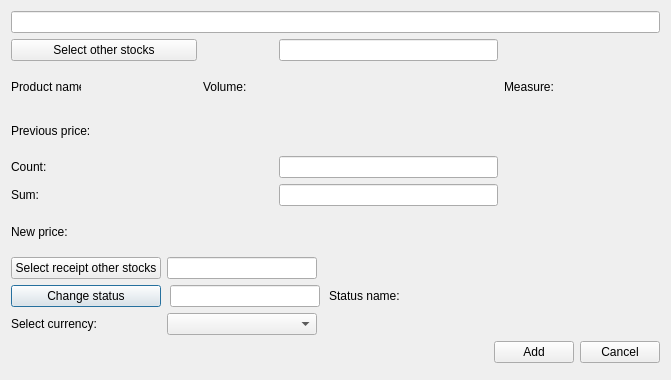
<?xml version="1.0" encoding="UTF-8"?>
<ui version="4.0">
 <class>CreateRcpOthStList</class>
 <widget class="QDialog" name="CreateRcpOthStList">
  <property name="geometry">
   <rect>
    <x>0</x>
    <y>0</y>
    <width>671</width>
    <height>380</height>
   </rect>
  </property>
  <property name="windowTitle">
   <string>Create/Update other stocks in receipt list</string>
  </property>
  <property name="locale">
   <locale language="English" country="UnitedStates"/>
  </property>
  <property name="modal">
   <bool>false</bool>
  </property>
  <layout class="QGridLayout" name="gridLayout">
   <property name="leftMargin">
    <number>11</number>
   </property>
   <property name="topMargin">
    <number>11</number>
   </property>
   <property name="rightMargin">
    <number>11</number>
   </property>
   <property name="bottomMargin">
    <number>17</number>
   </property>
   <item row="7" column="0" colspan="6">
    <widget class="QWidget" name="editSectionWgt" native="true">
     <layout class="QGridLayout" name="gridLayout_3">
      <property name="leftMargin">
       <number>0</number>
      </property>
      <property name="topMargin">
       <number>0</number>
      </property>
      <property name="rightMargin">
       <number>0</number>
      </property>
      <property name="bottomMargin">
       <number>0</number>
      </property>
      <item row="1" column="0" colspan="3">
       <widget class="QWidget" name="statusWidget" native="true">
        <layout class="QHBoxLayout" name="horizontalLayout_3">
         <property name="spacing">
          <number>9</number>
         </property>
         <property name="leftMargin">
          <number>0</number>
         </property>
         <property name="topMargin">
          <number>0</number>
         </property>
         <property name="rightMargin">
          <number>0</number>
         </property>
         <property name="bottomMargin">
          <number>0</number>
         </property>
         <item>
          <widget class="QPushButton" name="statusBtn">
           <property name="sizePolicy">
            <sizepolicy hsizetype="Fixed" vsizetype="Fixed">
             <horstretch>0</horstretch>
             <verstretch>0</verstretch>
            </sizepolicy>
           </property>
           <property name="minimumSize">
            <size>
             <width>150</width>
             <height>0</height>
            </size>
           </property>
           <property name="text">
            <string>Change status</string>
           </property>
          </widget>
         </item>
         <item>
          <widget class="QLineEdit" name="statusEdit">
           <property name="maximumSize">
            <size>
             <width>150</width>
             <height>16777215</height>
            </size>
           </property>
           <property name="readOnly">
            <bool>true</bool>
           </property>
          </widget>
         </item>
         <item>
          <widget class="QLabel" name="statusLb">
           <property name="text">
            <string>Status name:</string>
           </property>
          </widget>
         </item>
         <item>
          <widget class="QLabel" name="statusPh">
           <property name="minimumSize">
            <size>
             <width>120</width>
             <height>0</height>
            </size>
           </property>
           <property name="font">
            <font>
             <family>Times New Roman</family>
             <pointsize>12</pointsize>
             <weight>75</weight>
             <italic>true</italic>
             <bold>true</bold>
            </font>
           </property>
           <property name="text">
            <string/>
           </property>
          </widget>
         </item>
        </layout>
       </widget>
      </item>
      <item row="0" column="2">
       <spacer name="horizontalSpacer_2">
        <property name="orientation">
         <enum>Qt::Horizontal</enum>
        </property>
        <property name="sizeHint" stdset="0">
         <size>
          <width>40</width>
          <height>20</height>
         </size>
        </property>
       </spacer>
      </item>
      <item row="2" column="2">
       <spacer name="horizontalSpacer_4">
        <property name="orientation">
         <enum>Qt::Horizontal</enum>
        </property>
        <property name="sizeHint" stdset="0">
         <size>
          <width>40</width>
          <height>20</height>
         </size>
        </property>
       </spacer>
      </item>
      <item row="0" column="1">
       <widget class="QLineEdit" name="receiptOthStEdit">
        <property name="maximumSize">
         <size>
          <width>150</width>
          <height>16777215</height>
         </size>
        </property>
        <property name="text">
         <string/>
        </property>
        <property name="readOnly">
         <bool>true</bool>
        </property>
       </widget>
      </item>
      <item row="2" column="1">
       <widget class="QComboBox" name="currencyCmb">
        <property name="maximumSize">
         <size>
          <width>150</width>
          <height>16777215</height>
         </size>
        </property>
       </widget>
      </item>
      <item row="0" column="0">
       <widget class="QPushButton" name="receiptOthStBtn">
        <property name="minimumSize">
         <size>
          <width>150</width>
          <height>0</height>
         </size>
        </property>
        <property name="maximumSize">
         <size>
          <width>150</width>
          <height>16777215</height>
         </size>
        </property>
        <property name="text">
         <string>Select receipt other stocks</string>
        </property>
       </widget>
      </item>
      <item row="2" column="0">
       <widget class="QLabel" name="currencyLb">
        <property name="text">
         <string>Select currency:</string>
        </property>
       </widget>
      </item>
     </layout>
    </widget>
   </item>
   <item row="2" column="4">
    <widget class="QLabel" name="measureLb">
     <property name="text">
      <string>Measure:</string>
     </property>
    </widget>
   </item>
   <item row="1" column="3">
    <widget class="QLineEdit" name="productEdit">
     <property name="readOnly">
      <bool>true</bool>
     </property>
    </widget>
   </item>
   <item row="2" column="2">
    <widget class="QLabel" name="volumeLb">
     <property name="minimumSize">
      <size>
       <width>70</width>
       <height>0</height>
      </size>
     </property>
     <property name="maximumSize">
      <size>
       <width>70</width>
       <height>16777215</height>
      </size>
     </property>
     <property name="text">
      <string>Volume:</string>
     </property>
    </widget>
   </item>
   <item row="8" column="0" colspan="6">
    <layout class="QHBoxLayout" name="horizontalLayout">
     <item>
      <spacer name="horizontalSpacer">
       <property name="orientation">
        <enum>Qt::Horizontal</enum>
       </property>
       <property name="sizeHint" stdset="0">
        <size>
         <width>40</width>
         <height>20</height>
        </size>
       </property>
      </spacer>
     </item>
     <item>
      <widget class="QPushButton" name="addBtn">
       <property name="text">
        <string>Add</string>
       </property>
      </widget>
     </item>
     <item>
      <widget class="QPushButton" name="cancelBtn">
       <property name="text">
        <string>Cancel</string>
       </property>
      </widget>
     </item>
    </layout>
   </item>
   <item row="6" column="0">
    <widget class="QLabel" name="label_3">
     <property name="text">
      <string>New price:</string>
     </property>
    </widget>
   </item>
   <item row="6" column="1">
    <widget class="QLabel" name="newPriceLb">
     <property name="font">
      <font>
       <family>Tahoma</family>
       <pointsize>10</pointsize>
       <weight>75</weight>
       <italic>true</italic>
       <bold>true</bold>
      </font>
     </property>
     <property name="text">
      <string/>
     </property>
    </widget>
   </item>
   <item row="2" column="0">
    <widget class="QLabel" name="prodNameLb">
     <property name="minimumSize">
      <size>
       <width>70</width>
       <height>0</height>
      </size>
     </property>
     <property name="maximumSize">
      <size>
       <width>70</width>
       <height>16777215</height>
      </size>
     </property>
     <property name="text">
      <string>Product name:</string>
     </property>
    </widget>
   </item>
   <item row="4" column="0" colspan="2">
    <widget class="QLabel" name="countLb">
     <property name="minimumSize">
      <size>
       <width>150</width>
       <height>0</height>
      </size>
     </property>
     <property name="text">
      <string>Count:</string>
     </property>
    </widget>
   </item>
   <item row="1" column="0" colspan="2">
    <widget class="QPushButton" name="otherStocksBtn">
     <property name="text">
      <string>Select other stocks</string>
     </property>
    </widget>
   </item>
   <item row="3" column="0">
    <widget class="QLabel" name="label">
     <property name="text">
      <string>Previous price:</string>
     </property>
    </widget>
   </item>
   <item row="3" column="1">
    <widget class="QLabel" name="oldPriceLb">
     <property name="font">
      <font>
       <family>Tahoma</family>
       <pointsize>10</pointsize>
       <weight>75</weight>
       <italic>true</italic>
       <bold>true</bold>
      </font>
     </property>
     <property name="text">
      <string/>
     </property>
    </widget>
   </item>
   <item row="5" column="3">
    <widget class="QLineEdit" name="sumEdit"/>
   </item>
   <item row="5" column="0" colspan="2">
    <widget class="QLabel" name="sumLb">
     <property name="text">
      <string>Sum:</string>
     </property>
    </widget>
   </item>
   <item row="2" column="5">
    <widget class="QLabel" name="measurePh">
     <property name="minimumSize">
      <size>
       <width>100</width>
       <height>0</height>
      </size>
     </property>
     <property name="font">
      <font>
       <family>Times New Roman</family>
       <pointsize>12</pointsize>
       <weight>75</weight>
       <italic>true</italic>
       <bold>true</bold>
      </font>
     </property>
     <property name="text">
      <string/>
     </property>
    </widget>
   </item>
   <item row="4" column="3">
    <widget class="QLineEdit" name="countEdit">
     <property name="toolTip">
      <string>&lt;html&gt;&lt;head/&gt;&lt;body&gt;&lt;p&gt;For example: 100&lt;/p&gt;&lt;/body&gt;&lt;/html&gt;</string>
     </property>
    </widget>
   </item>
   <item row="2" column="1">
    <widget class="QLabel" name="othStNamePh">
     <property name="minimumSize">
      <size>
       <width>100</width>
       <height>0</height>
      </size>
     </property>
     <property name="font">
      <font>
       <family>Times New Roman</family>
       <pointsize>12</pointsize>
       <weight>75</weight>
       <italic>true</italic>
       <bold>true</bold>
      </font>
     </property>
     <property name="text">
      <string/>
     </property>
    </widget>
   </item>
   <item row="2" column="3">
    <widget class="QLabel" name="volumePh">
     <property name="minimumSize">
      <size>
       <width>100</width>
       <height>0</height>
      </size>
     </property>
     <property name="font">
      <font>
       <family>Times New Roman</family>
       <pointsize>12</pointsize>
       <weight>75</weight>
       <italic>true</italic>
       <bold>true</bold>
      </font>
     </property>
     <property name="text">
      <string/>
     </property>
    </widget>
   </item>
   <item row="0" column="0" colspan="6">
    <widget class="SearchBox" name="searchEdit"/>
   </item>
  </layout>
 </widget>
 <customwidgets>
  <customwidget>
   <class>SearchBox</class>
   <extends>QLineEdit</extends>
   <header>searchbox.h</header>
  </customwidget>
 </customwidgets>
 <tabstops>
  <tabstop>otherStocksBtn</tabstop>
  <tabstop>countEdit</tabstop>
  <tabstop>sumEdit</tabstop>
  <tabstop>receiptOthStBtn</tabstop>
  <tabstop>statusBtn</tabstop>
  <tabstop>addBtn</tabstop>
  <tabstop>cancelBtn</tabstop>
  <tabstop>productEdit</tabstop>
  <tabstop>receiptOthStEdit</tabstop>
  <tabstop>statusEdit</tabstop>
  <tabstop>currencyCmb</tabstop>
 </tabstops>
 <resources/>
 <connections/>
</ui>
